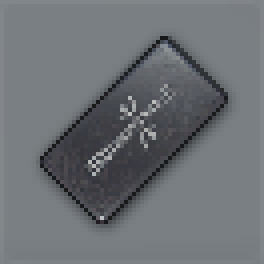
#> input picture image/3440.1440/weapon.attachment/muzzle/Choke SG.png, 66 x 66 px (shown 4 times larger); its folder holds only this picture in this run
$ python '测试.配件识别.枪口.03.分析.py'
#> lines starting #> are read from the running program, lines starting #| are printed output that depends on the picture; after the words box and inside, x2 and y2 are one past the last pixel; in counts of white or black regions, pixels touching at a corner belong together
import os

import cv2
import numpy as np
import matplotlib
matplotlib.use('TkAgg')
from matplotlib import pyplot as plt


def load(directory):
    """
    递归载入指定路径下的所有图片(灰度化二值化), 按照 (name, img) 的格式组合成为列表并返回
    """
#> called with directory = 'image/3440.1440/weapon.attachment/muzzle'
    imgs = []
    for item in os.listdir(directory):
        # item, 不包含路径前缀
        # path, 完整路径
        path = os.path.join(directory, item)
        if os.path.isdir(path):
            temp = load(path)
            imgs.extend(temp)
        elif os.path.isfile(path):
            name = os.path.splitext(item)[0]
            # 读取图片并灰度化
            img = cv2.imread(path, cv2.IMREAD_GRAYSCALE)
#> img: shape (66, 66); min 22, max 193, mean 111.4
            # pathname = os.path.join(directory, '_gray_' + name + '.jpg')
            # cv2.imwrite(pathname, img)
            # 二值化
            _, img = cv2.threshold(img, 30, 255, cv2.THRESH_BINARY)
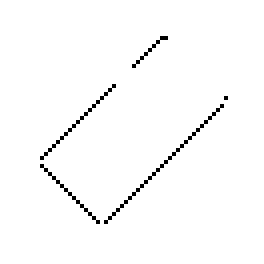
#> img: shape (66, 66) (shown 4 times larger); 98.3% white; black in thin lines or dots, all inside (x1, y1, x2, y2) = (10, 9, 57, 56)
            imgs.append((name, img))
    return imgs if imgs else None


rets = load(r'image/3440.1440/weapon.attachment/muzzle')
#> rets = 1 item
imgs = [img for name, img in rets]
#> imgs = 1 item

row = 11
col = 11
counter = 0
zeros = np.zeros(imgs[0].shape[:2], dtype="uint8")
plt.figure(figsize=(15, 10))

for name, img1 in rets:
    for name2, img2 in rets:
        counter += 1
        temp = cv2.merge([zeros, img1, img2])
        temp = cv2.cvtColor(temp, cv2.COLOR_BGR2RGB)
        # temp = cv2.cvtColor(temp, cv2.COLOR_BGR2GRAY)
        plt.subplot(row, col, counter)
        plt.imshow(temp, cmap='gray')
#> this loop made 1 pass
#> name on pass 1: 'Choke SG'
#> after the loop, counter = 1

plt.show()
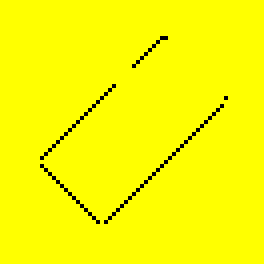
#> shown: shape (66, 66, 3) (shown 4 times larger); mean R, G, B 250.7, 250.7, 0

$ run again, on image/3440.1440/weapon.attachment/muzzle/Flash Hider SMG.png
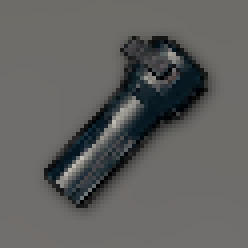
#> input picture image/3440.1440/weapon.attachment/muzzle/Flash Hider SMG.png, 62 x 62 px (shown 4 times larger)
#> in load, `_, img = cv2.threshold(img, 30, 255, cv2.THRESH_BINARY)`:
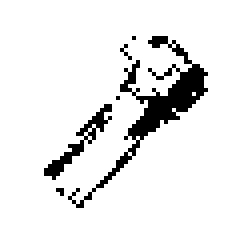
#> img: shape (62, 62) (shown 4 times larger); 91.9% white; 6 black regions (4 under 20 px), largest, box (x1, y1, x2, y2) and area: (17, 9, 52, 52) 238, (11, 26, 28, 45) 65
#> rets = 1 item
#> the loop `for name, img1 in rets:` made 1 pass
#> name on pass 1: 'Flash Hider SMG'
#> after the loop `for name, img1 in rets:`: counter = 1
#> `plt.show()`:
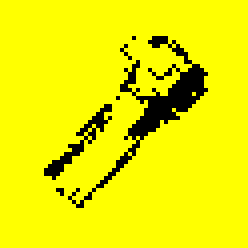
#> shown: shape (62, 62, 3) (shown 4 times larger); mean R, G, B 234.3, 234.3, 0

$ run again, on image/3440.1440/weapon.attachment/muzzle/Flash Hider SR.png
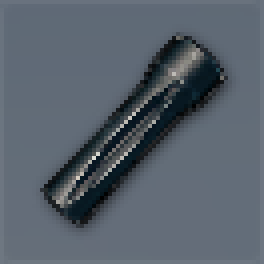
#> input picture image/3440.1440/weapon.attachment/muzzle/Flash Hider SR.png, 66 x 66 px (shown 4 times larger)
#> in load, `_, img = cv2.threshold(img, 30, 255, cv2.THRESH_BINARY)`:
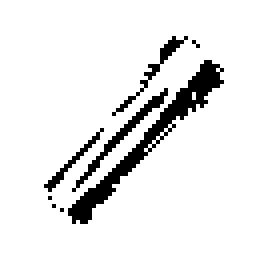
#> img: shape (66, 66) (shown 4 times larger); 91.4% white; black in thin lines or dots, all inside (x1, y1, x2, y2) = (11, 9, 56, 56)
#> rets = 1 item
#> the loop `for name, img1 in rets:` made 1 pass
#> name on pass 1: 'Flash Hider SR'
#> after the loop `for name, img1 in rets:`: counter = 1
#> `plt.show()`:
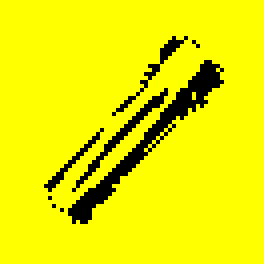
#> shown: shape (66, 66, 3) (shown 4 times larger); mean R, G, B 233, 233, 0
